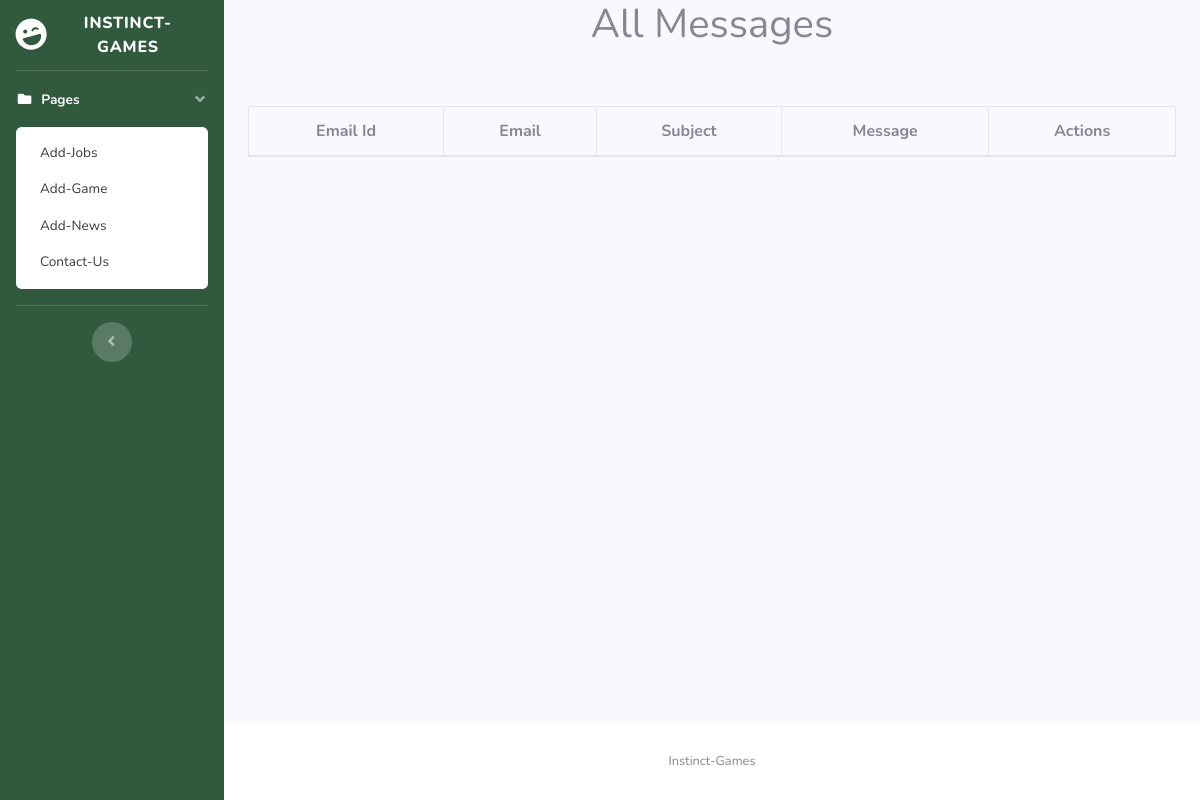
/control/contact_us.php, run on an earlier commit of the app's database.
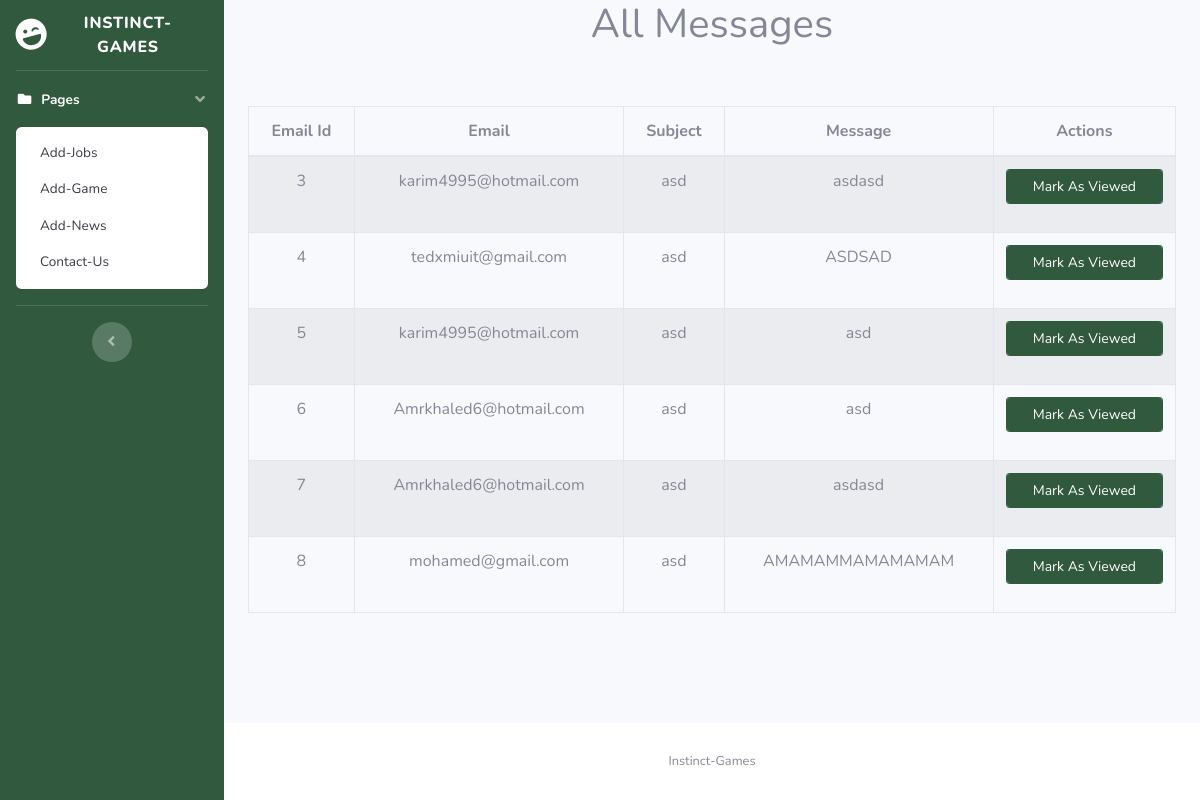
And on a later commit of the database.
### tables this page shows
CREATE TABLE `contact_us` (
  `Id` int(11) UNSIGNED NOT NULL,
  `email` varchar(250) NOT NULL,
  `subject` text NOT NULL,
  `message` varchar(2500) NOT NULL
);

### control/contact_us.php (the view, shortened to what this page needs)
<!DOCTYPE html>
<html lang="en">
<head>
    <link href="vendor/fontawesome-free/css/all.min.css" rel="stylesheet" type="text/css">
    <link href="css/sb-admin-2.min.css" rel="stylesheet">
</head>
<body id="page-top">
    <div id="wrapper">
        <ul class="navbar-nav bg-info sidebar sidebar-dark accordion" id="accordionSidebar">
            <a class="sidebar-brand d-flex align-items-center justify-content-center" href="index.html">
                <div class="sidebar-brand-icon rotate-n-15">
                    <i class="fas fa-laugh-wink"></i>
                </div>
                <div class="sidebar-brand-text mx-3">Instinct-Games</div>
            </a>
            <hr class="sidebar-divider my-0">
            <li class="nav-item active">
                <a class="nav-link" href="#" data-toggle="collapse" data-target="#collapsePages" aria-expanded="true"
                    aria-controls="collapsePages">
                    <i class="fas fa-fw fa-folder"></i>
                    <span>Pages</span>
                </a>
                <div id="collapsePages" class="collapse show" aria-labelledby="headingPages"
                    data-parent="#accordionSidebar">
                    <div class="bg-white py-2 collapse-inner rounded">
                        <a class="collapse-item" href="Add-jobs.php">Add-Jobs</a>
                        <a class="collapse-item" href="add-game.php">Add-Game</a>
                        <a class="collapse-item" href="add-news.php">Add-News</a>
                        <a class="collapse-item" href="contact_us.php">Contact-Us</a>
                    </div>
                </div>
            </li>
            <hr class="sidebar-divider d-none d-md-block">
            <div class="text-center d-none d-md-inline">
                <button class="rounded-circle border-0" id="sidebarToggle"></button>
            </div>
        </ul>
        <div id="content-wrapper" class="d-flex flex-column">
            <div id="content">
                <div class="container-fluid">
<div class="table-scrol">
    <h1 style="text-align: center;">All Messages</h1>
<div class="table-responsive">
    <table class="table table-bordered table-hover table-striped" style="table-layout:absolute">
        <thead>
        <tr>
            <th>Email Id</th>
            <th>Email</th>
            <th>Subject</th>
            <th>Message</th>
            <th>Actions</th>
        </tr>
        </thead>
        <?php
        $servername = "localhost";
        $username = "root";
        $password = "";
        $dbname = "instinct_games";
        $conn = mysqli_connect($servername,$username,$password,$dbname);
        $view_users_query="select * from contact_us";
        $run=mysqli_query($conn,$view_users_query);
        while($row=mysqli_fetch_array($run))
        {
            $id=$row[0];
            $name=$row[1];
            $email=$row[2];
            $message=$row[3];
        ?>
        <tr>
            <td><?php echo $id;  ?></td>
            <td><?php echo $name;  ?></td>
            <td><?php echo $email;  ?></td>
            <td><?php echo $message;  ?></td>
            <td><div class="form-group">
                <input type="button" onclick="window.location='contact_us.php?delete=<?php echo $id; ?>'" name="addd" class="form-control btn btn-block btn-primary btn-sm" placeholder="" value="Mark As Viewed">
            </div></td>
        </tr>
        <?php }
        ?>
    </table>
        </div>
</div>
                </div>
            </div>
            <footer class="sticky-footer bg-white">
                <div class="container my-auto">
                    <div class="copyright text-center my-auto">
                        <span>Instinct-Games</span>
                    </div>
                </div>
            </footer>
        </div>
    </div>
</body>
</html>

What changed in the data, as far as the page shows it:
added contact_us: Id "3", email "karim4995@hotmail.com", subject "asd", message "asdasd"
added contact_us: Id "4", email "tedxmiuit@gmail.com", subject "asd", message "ASDSAD"
added contact_us: Id "5", email "karim4995@hotmail.com", subject "asd", message "asd"
added contact_us: Id "6", email "Amrkhaled6@hotmail.com", subject "asd", message "asd"
added contact_us: Id "7", email "Amrkhaled6@hotmail.com", subject "asd", message "asdasd"
added contact_us: Id "8", email "mohamed@gmail.com", subject "asd", message "AMAMAMMAMAMAMAM"
